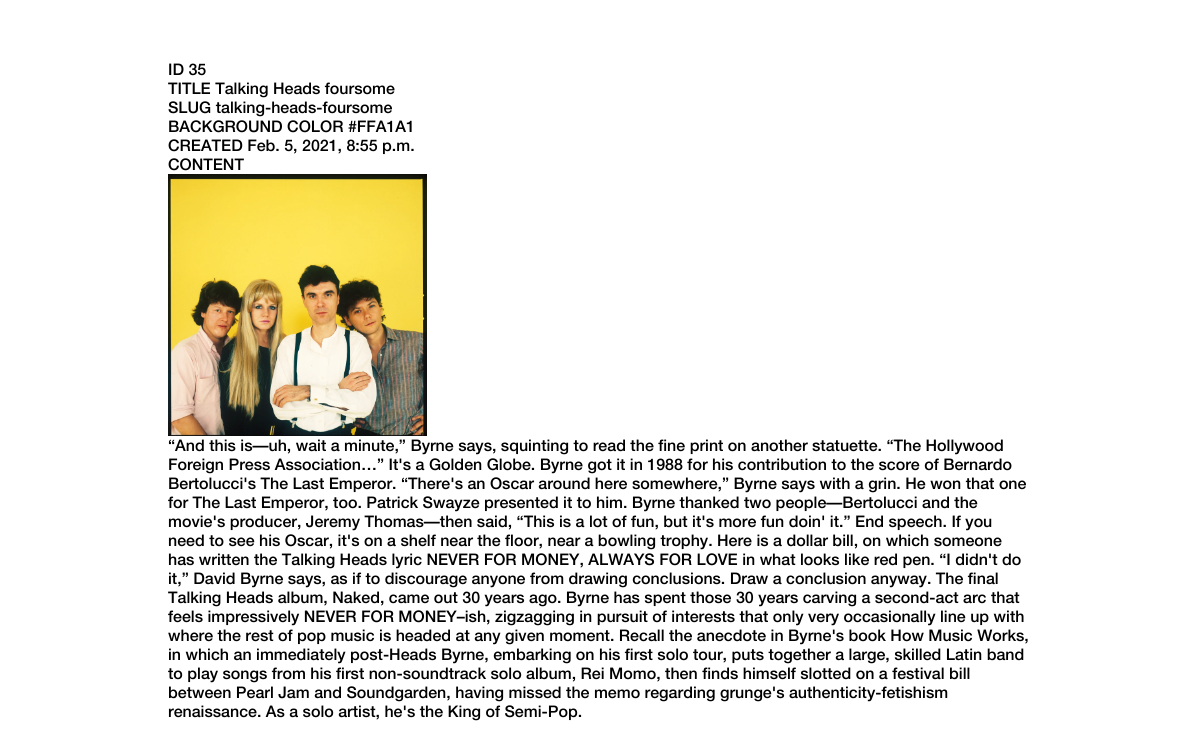
The page /blog/2021/2/5/talking-heads-foursome/ on the database its author committed.
### blog/models.py (models this page shows, shortened)
class Post (models.Model):
    COLOR_CHOICES = (
        ('#00A056', 'Verde bosque'),
        ('#FFA1A1', 'Rosa'),
        ('#9CD484', 'Verde manzana'),
        ('#FDAE00', 'Amarillo'),
        ('#68735D', 'Musgo'),
    )
    title = models.CharField(max_length=250)
    image = models.ImageField(upload_to="images/", blank=True)
    body = RichTextField(blank=True, null=True)
    background_color = models.CharField(
        max_length=30, choices=COLOR_CHOICES, default='Verde bosque')
    created = models.DateTimeField(auto_now_add=True)
    slug = models.SlugField(max_length=250, blank=True, unique_for_date='created')
    class Meta:
        ordering = ('-created',)

### blog/views.py (the view)
def post_detail(request, year, month, day, slug):
    post = get_object_or_404(Post, slug=slug,
                             created__year=year,
                             created__month=month,
                             created__day=day)
    context = {'post': post}
    return render(request, 'blog/post_detail.html', context)

### blog/templates/blog/post_detail.html (shortened to what this page needs)
{% extends "blog/base.html" %}
{% block content %}
        <div style="display: flex; flex-direction:column; justify-content:center; align-items: left; margin: 5vw 14vw;">
            <p>ID {{post.id}}</p>
            <p>TITLE {{post.title}}</p>
            <p>SLUG {{post.slug}}</p>
            <p>BACKGROUND COLOR {{post.background_color}}</p>
            <p>CREATED {{post.created}}</p>
            <p>CONTENT</p>
            {% if post.image %}
                <img src="{{ post.image.url }}" style="width: 30%; height: 30%">
            {% endif %}
            <p>{{post.body|safe}}</p>
        </div>
{% endblock content %}

### blog/templates/blog/base.html (style rules this page uses)
* { box-sizing: border-box; margin: 0; padding: 0; }
html { scroll-behavior: smooth; font-family: 'Helvetica Neue Medium'; }
.remove-scroll { -ms-overflow-style: none; scrollbar-width: none; }

### rows shown on the page
Post: id "35", title "Talking Heads foursome", slug "talking-heads-foursome", background_color "#FFA1A1", created "Feb. 5, 2021, 8:55 p.m.", image (picture), body "“And this is—uh, wait a minute,” Byrne says, squinting to read the fine print on another statuette. “The Hollywood Foreign Press Association…” It's a Golden Globe. Byrne got it in 1988 for his contribution to the score of Bernardo Bertolucci's The Last Emperor. “There's an Oscar around here somewhere,” Byrne says with a grin. He won that one for The Last Emperor, too. Patrick Swayze presented it to him. Byrne thanked two people—Bertolucci and the movie's producer, Jeremy Thomas—then said, “This is a lot of fun, but it's more fun doin' it.” End speech. If you need to see his Oscar, it's on a shelf near the floor, near a bowling trophy. Here is a dollar bill, on which someone has written the…"
